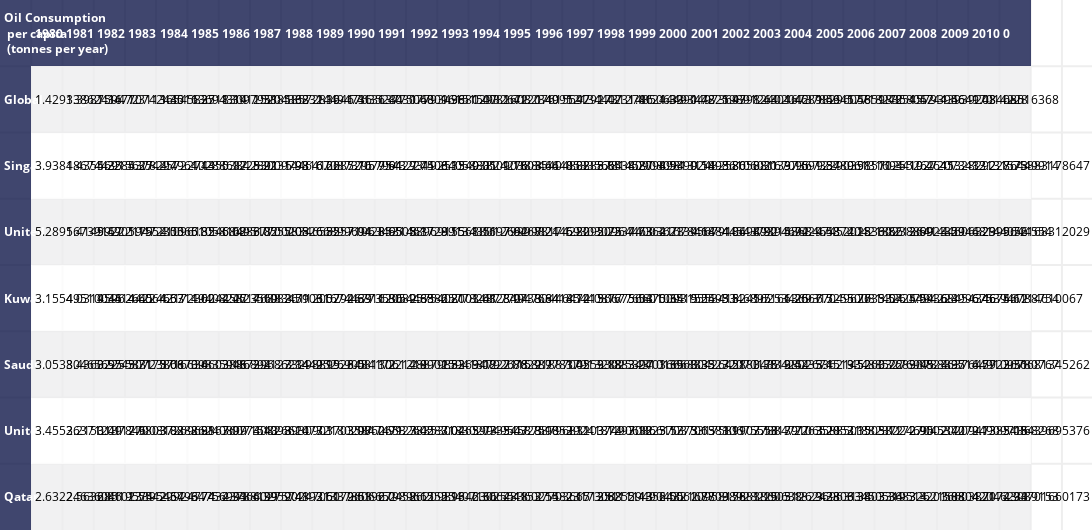
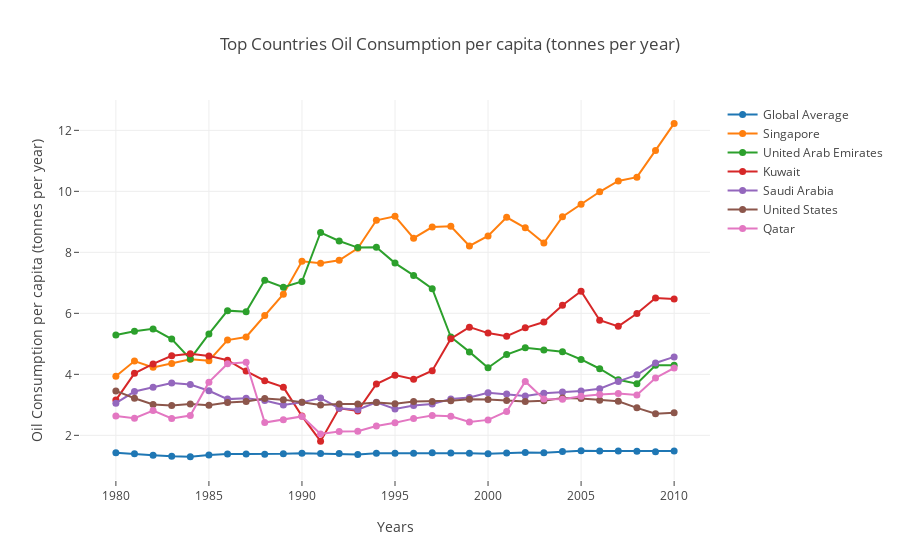

The cell these charts' notebook holds for them, in order:
### Code cell
explore_df(df['oil_consumption_per_capita'])
